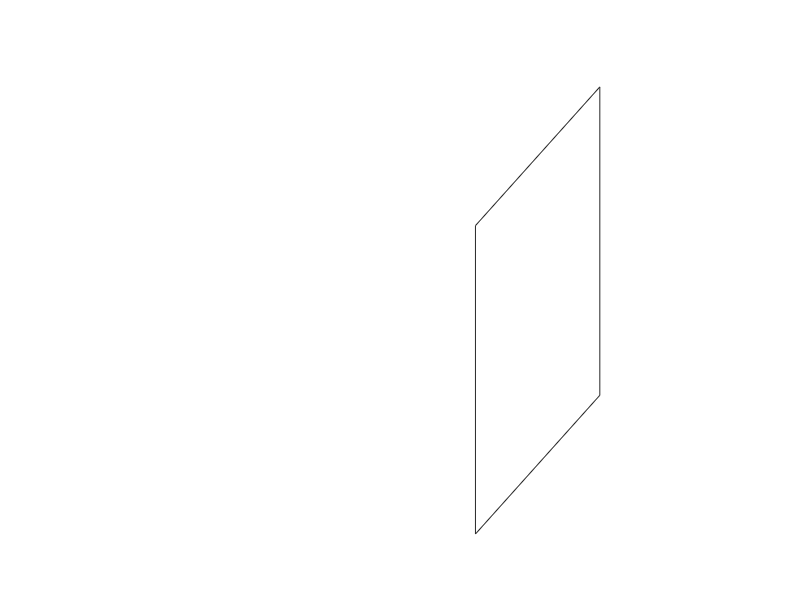

This chart was generated by the following MATLAB code: (Note: this script raises an error after producing the figure.)
% patrick holmes
% 2020 01 31 plotting three trajectories for the ARMTD paper
% ARTMD + SLP on shelf example (scenario 4)
% ARMTD + RRT*
% CHOMP crashing.

% do the ARMTD + SLP first...
clear;

filename = 'arm_planning/simulator_files/testing/trial_data/20200127/trial_scene_008_009.mat';
% filename = 'arm_planning/simulator_files/testing/trial_data/20200130_SLP/trial_scene_004_001.mat';
% filename = 'arm_planning/simulator_files/testing/trial_data/20200130_RRTstar/trial_scene_007_001.mat';

figure(1) ; clf ; axis equal ; hold on ; grid off; box on;
set(gca,'Projection','Perspective')
set(gca, 'XLim', [-1 1], 'YLim', [-1, 1], 'ZLim', [-0.05 1.5]);
set(gca, 'XTick', [], 'YTick', [], 'ZTick', []);
% campos([   16.4817   -7.5082   20.9115]);
campos([    13.5308   -7.0115    5.9994]);
% campos([10.1429   -6.3185   11.5536]);



blues = 1/256*[222,235,247
158,202,225
49,130,189];

lightpurple = 1/256*[117,107,177];
purple = 1/256*[84,39,143];

verbosity = 0 ;
dimension = 3;
goal_type = 'configuration';
goal_radius = pi/30;

load(filename)

agent_info = summary(1).agent_info ;
bounds = summary(1).bounds ;
obstacles = summary(1).obstacles ;
planner_info = summary(1).planner_info ;
start = summary(1).start ;
goal = summary(1).goal ;

plot_CAD_flag = false;
A = robot_arm_3D_fetch('verbose', verbosity, 'animation_set_axes_flag', 0, 'animation_set_view_flag', 0, 'plot_CAD_flag', plot_CAD_flag);
A_CHOMP = robot_arm_3D_fetch('verbose', verbosity, 'animation_set_axes_flag', 0, 'animation_set_view_flag', 0, 'plot_CAD_flag', plot_CAD_flag);

A_CHOMP = reset_agent_with_chomp_traj(A_CHOMP, 'chomp_trajectory_scene_008_009.txt');


A.link_plot_face_opacity = 0.5;
A.link_plot_edge_opacity = 0.2;
% A.link_plot_edge_color = blues(3, :);
A.link_plot_face_color = blues(3, :);

W = fetch_base_world_static('create_random_obstacles_flag', false, 'include_base_obstacle', false, 'goal_radius', goal_radius, 'N_obstacles',length(obstacles),'dimension',dimension,'workspace_goal_check', 0,...
    'verbose',verbosity, 'start', start, 'goal', goal, 'obstacles', obstacles, 'goal_type', goal_type) ;

for i = 1:length(W.obstacles)
    if W.obstacles{i}.is_base_obstacle
        W.obstacles{i}.plot_face_opacity = 0.2;
%         W.obstacles{i}.plot_edge_opacity = 1;
%         W.obstacles{i}.plot_face_opacity = 0.2;
        if ~(W.obstacles{i}.plot_face_color(1) == 0.9)
            W.obstacles{i}.plot_face_color = [0.7 0.7 0.7];
        else
%             W.obstacles{i}.plot_face_color = [0 0 0];
        end
    else
        W.obstacles{i}.plot_face_opacity = 0.75;
%         W.obstacles{i}.plot_edge_opacity = 1;
        W.obstacles{i}.plot_face_color = [1 0.7 0.7];
    end
end

% fill in agent state
A.time = agent_info.time ;
A.state = agent_info.state ;

% set up world using arm
W.setup(agent_info)
% clear_plot_data(W);

plot(W)
nTimes = 50;
% if dimension == 3
%     view(3)
% end
% animate(A)

chomploton = 1;

if chomploton
    poop = A_CHOMP;
    bleh = find(all(A_CHOMP.state(A_CHOMP.joint_state_indices, :) == W.start), 1, 'last');
    start_time = A_CHOMP.time(bleh);
    mytimes = linspace(start_time, A_CHOMP.time(end), nTimes);
    filename = 'figure_example_scene_chomp';
else
    poop = A;
    mytimes = linspace(A.time(1), A.time(end), nTimes);
    filename = 'figure_example_scene_armtd';
end

AI = poop.get_agent_info;
for i = 1:length(mytimes)
    [~, idx] = min(abs(poop.time - mytimes(i)));
    if i == 1
        poop.link_plot_face_opacity = 1;
        poop.link_plot_edge_opacity = 0.2;
        poop.link_plot_edge_color = lightpurple;
        poop.link_plot_face_color = purple;
    else
        poop.link_plot_face_opacity = 0.25;
        poop.link_plot_edge_opacity = 0.1;
        poop.link_plot_edge_color = [0.2 0.2 0.2];
        poop.link_plot_face_color = [0.9 0.9 0.9];
%         poop.link_plot_edge_color = blues(3, :);
        poop.link_plot_face_color = blues(1, :);
    end
    collision_check = W.collision_check_single_state(AI, poop.state(poop.joint_state_indices, idx));
    if collision_check
        poop.link_plot_edge_color = [0.2 0.2 0.2];
        poop.link_plot_face_color = 'r';
    end
    
    poop.plot_at_time(mytimes(i));
end

print(filename, '-dpng', '-r300');
print(filename, '-depsc', '-r300');
fig = gcf;
save_figure_to_pdf(fig, filename);
